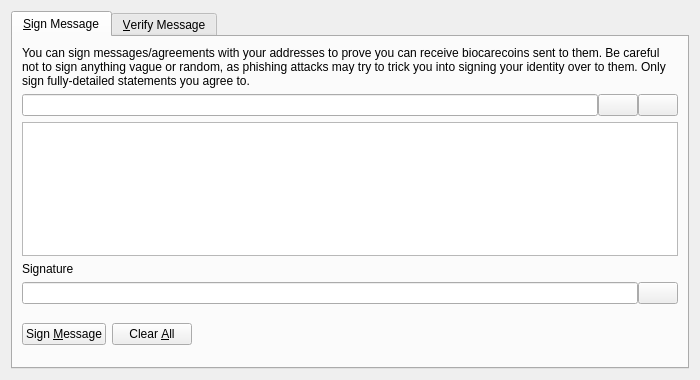
<?xml version="1.0" encoding="UTF-8"?>
<ui version="4.0">
 <class>SignVerifyMessageDialog</class>
 <widget class="QDialog" name="SignVerifyMessageDialog">
  <property name="geometry">
   <rect>
    <x>0</x>
    <y>0</y>
    <width>700</width>
    <height>380</height>
   </rect>
  </property>
  <property name="windowTitle">
   <string>Signatures - Sign / Verify a Message</string>
  </property>
  <property name="modal">
   <bool>true</bool>
  </property>
  <layout class="QVBoxLayout" name="verticalLayout">
   <item>
    <widget class="QTabWidget" name="tabWidget">
     <property name="currentIndex">
      <number>0</number>
     </property>
     <widget class="QWidget" name="tabSignMessage">
      <attribute name="title">
       <string>&amp;Sign Message</string>
      </attribute>
      <layout class="QVBoxLayout" name="verticalLayout_SM">
       <item>
        <widget class="QLabel" name="infoLabel_SM">
         <property name="text">
          <string>You can sign messages/agreements with your addresses to prove you can receive biocarecoins sent to them. Be careful not to sign anything vague or random, as phishing attacks may try to trick you into signing your identity over to them. Only sign fully-detailed statements you agree to.</string>
         </property>
         <property name="textFormat">
          <enum>Qt::PlainText</enum>
         </property>
         <property name="wordWrap">
          <bool>true</bool>
         </property>
        </widget>
       </item>
       <item>
        <layout class="QHBoxLayout" name="horizontalLayout_1_SM">
         <property name="spacing">
          <number>0</number>
         </property>
         <item>
          <widget class="QValidatedLineEdit" name="addressIn_SM">
           <property name="toolTip">
            <string>The Biocarecoin address to sign the message with</string>
           </property>
          </widget>
         </item>
         <item>
          <widget class="QPushButton" name="addressBookButton_SM">
           <property name="toolTip">
            <string>Choose previously used address</string>
           </property>
           <property name="text">
            <string/>
           </property>
           <property name="icon">
            <iconset resource="../bitcoin.qrc">
             <normaloff>:/icons/address-book</normaloff>:/icons/address-book</iconset>
           </property>
           <property name="shortcut">
            <string>Alt+A</string>
           </property>
           <property name="autoDefault">
            <bool>false</bool>
           </property>
          </widget>
         </item>
         <item>
          <widget class="QPushButton" name="pasteButton_SM">
           <property name="toolTip">
            <string>Paste address from clipboard</string>
           </property>
           <property name="text">
            <string/>
           </property>
           <property name="icon">
            <iconset resource="../bitcoin.qrc">
             <normaloff>:/icons/editpaste</normaloff>:/icons/editpaste</iconset>
           </property>
           <property name="shortcut">
            <string>Alt+P</string>
           </property>
           <property name="autoDefault">
            <bool>false</bool>
           </property>
          </widget>
         </item>
        </layout>
       </item>
       <item>
        <widget class="QPlainTextEdit" name="messageIn_SM">
         <property name="toolTip">
          <string>Enter the message you want to sign here</string>
         </property>
        </widget>
       </item>
       <item>
        <widget class="QLabel" name="signatureLabel_SM">
         <property name="text">
          <string>Signature</string>
         </property>
         <property name="textFormat">
          <enum>Qt::PlainText</enum>
         </property>
        </widget>
       </item>
       <item>
        <layout class="QHBoxLayout" name="horizontalLayout_2_SM">
         <property name="spacing">
          <number>0</number>
         </property>
         <item>
          <widget class="QLineEdit" name="signatureOut_SM">
           <property name="font">
            <font>
             <italic>true</italic>
            </font>
           </property>
           <property name="readOnly">
            <bool>true</bool>
           </property>
          </widget>
         </item>
         <item>
          <widget class="QPushButton" name="copySignatureButton_SM">
           <property name="toolTip">
            <string>Copy the current signature to the system clipboard</string>
           </property>
           <property name="text">
            <string/>
           </property>
           <property name="icon">
            <iconset resource="../bitcoin.qrc">
             <normaloff>:/icons/editcopy</normaloff>:/icons/editcopy</iconset>
           </property>
           <property name="autoDefault">
            <bool>false</bool>
           </property>
          </widget>
         </item>
        </layout>
       </item>
       <item>
        <layout class="QHBoxLayout" name="horizontalLayout_3_SM">
         <item>
          <widget class="QPushButton" name="signMessageButton_SM">
           <property name="toolTip">
            <string>Sign the message to prove you own this Biocarecoin address</string>
           </property>
           <property name="text">
            <string>Sign &amp;Message</string>
           </property>
           <property name="icon">
            <iconset resource="../bitcoin.qrc">
             <normaloff>:/icons/edit</normaloff>:/icons/edit</iconset>
           </property>
           <property name="autoDefault">
            <bool>false</bool>
           </property>
          </widget>
         </item>
         <item>
          <widget class="QPushButton" name="clearButton_SM">
           <property name="toolTip">
            <string>Reset all sign message fields</string>
           </property>
           <property name="text">
            <string>Clear &amp;All</string>
           </property>
           <property name="icon">
            <iconset resource="../bitcoin.qrc">
             <normaloff>:/icons/remove</normaloff>:/icons/remove</iconset>
           </property>
           <property name="autoDefault">
            <bool>false</bool>
           </property>
          </widget>
         </item>
         <item>
          <spacer name="horizontalSpacer_1_SM">
           <property name="orientation">
            <enum>Qt::Horizontal</enum>
           </property>
           <property name="sizeHint" stdset="0">
            <size>
             <width>40</width>
             <height>48</height>
            </size>
           </property>
          </spacer>
         </item>
         <item>
          <widget class="QLabel" name="statusLabel_SM">
           <property name="font">
            <font>
             <weight>75</weight>
             <bold>true</bold>
            </font>
           </property>
           <property name="text">
            <string/>
           </property>
           <property name="wordWrap">
            <bool>true</bool>
           </property>
          </widget>
         </item>
         <item>
          <spacer name="horizontalSpacer_2_SM">
           <property name="orientation">
            <enum>Qt::Horizontal</enum>
           </property>
           <property name="sizeHint" stdset="0">
            <size>
             <width>40</width>
             <height>48</height>
            </size>
           </property>
          </spacer>
         </item>
        </layout>
       </item>
      </layout>
     </widget>
     <widget class="QWidget" name="tabVerifyMessage">
      <attribute name="title">
       <string>&amp;Verify Message</string>
      </attribute>
      <layout class="QVBoxLayout" name="verticalLayout_VM">
       <item>
        <widget class="QLabel" name="infoLabel_VM">
         <property name="text">
          <string>Enter the receiver's address, message (ensure you copy line breaks, spaces, tabs, etc. exactly) and signature below to verify the message. Be careful not to read more into the signature than what is in the signed message itself, to avoid being tricked by a man-in-the-middle attack. Note that this only proves the signing party receives with the address, it cannot prove sendership of any transaction!</string>
         </property>
         <property name="textFormat">
          <enum>Qt::PlainText</enum>
         </property>
         <property name="alignment">
          <set>Qt::AlignLeading|Qt::AlignLeft|Qt::AlignTop</set>
         </property>
         <property name="wordWrap">
          <bool>true</bool>
         </property>
        </widget>
       </item>
       <item>
        <layout class="QHBoxLayout" name="horizontalLayout_1_VM">
         <property name="spacing">
          <number>0</number>
         </property>
         <item>
          <widget class="QValidatedLineEdit" name="addressIn_VM">
           <property name="toolTip">
            <string>The Biocarecoin address the message was signed with</string>
           </property>
          </widget>
         </item>
         <item>
          <widget class="QPushButton" name="addressBookButton_VM">
           <property name="toolTip">
            <string>Choose previously used address</string>
           </property>
           <property name="text">
            <string/>
           </property>
           <property name="icon">
            <iconset resource="../bitcoin.qrc">
             <normaloff>:/icons/address-book</normaloff>:/icons/address-book</iconset>
           </property>
           <property name="shortcut">
            <string>Alt+A</string>
           </property>
           <property name="autoDefault">
            <bool>false</bool>
           </property>
          </widget>
         </item>
        </layout>
       </item>
       <item>
        <widget class="QPlainTextEdit" name="messageIn_VM"/>
       </item>
       <item>
        <widget class="QValidatedLineEdit" name="signatureIn_VM"/>
       </item>
       <item>
        <layout class="QHBoxLayout" name="horizontalLayout_2_VM">
         <item>
          <widget class="QPushButton" name="verifyMessageButton_VM">
           <property name="toolTip">
            <string>Verify the message to ensure it was signed with the specified Biocarecoin address</string>
           </property>
           <property name="text">
            <string>Verify &amp;Message</string>
           </property>
           <property name="icon">
            <iconset resource="../bitcoin.qrc">
             <normaloff>:/icons/transaction_0</normaloff>:/icons/transaction_0</iconset>
           </property>
           <property name="autoDefault">
            <bool>false</bool>
           </property>
          </widget>
         </item>
         <item>
          <widget class="QPushButton" name="clearButton_VM">
           <property name="toolTip">
            <string>Reset all verify message fields</string>
           </property>
           <property name="text">
            <string>Clear &amp;All</string>
           </property>
           <property name="icon">
            <iconset resource="../bitcoin.qrc">
             <normaloff>:/icons/remove</normaloff>:/icons/remove</iconset>
           </property>
           <property name="autoDefault">
            <bool>false</bool>
           </property>
          </widget>
         </item>
         <item>
          <spacer name="horizontalSpacer_1_VM">
           <property name="orientation">
            <enum>Qt::Horizontal</enum>
           </property>
           <property name="sizeHint" stdset="0">
            <size>
             <width>40</width>
             <height>48</height>
            </size>
           </property>
          </spacer>
         </item>
         <item>
          <widget class="QLabel" name="statusLabel_VM">
           <property name="font">
            <font>
             <weight>75</weight>
             <bold>true</bold>
            </font>
           </property>
           <property name="text">
            <string/>
           </property>
           <property name="wordWrap">
            <bool>true</bool>
           </property>
          </widget>
         </item>
         <item>
          <spacer name="horizontalSpacer_2_VM">
           <property name="orientation">
            <enum>Qt::Horizontal</enum>
           </property>
           <property name="sizeHint" stdset="0">
            <size>
             <width>40</width>
             <height>48</height>
            </size>
           </property>
          </spacer>
         </item>
        </layout>
       </item>
      </layout>
     </widget>
    </widget>
   </item>
  </layout>
 </widget>
 <customwidgets>
  <customwidget>
   <class>QValidatedLineEdit</class>
   <extends>QLineEdit</extends>
   <header>qt/qvalidatedlineedit.h</header>
  </customwidget>
 </customwidgets>
 <resources>
  <include location="../bitcoin.qrc"/>
 </resources>
 <connections/>
</ui>
